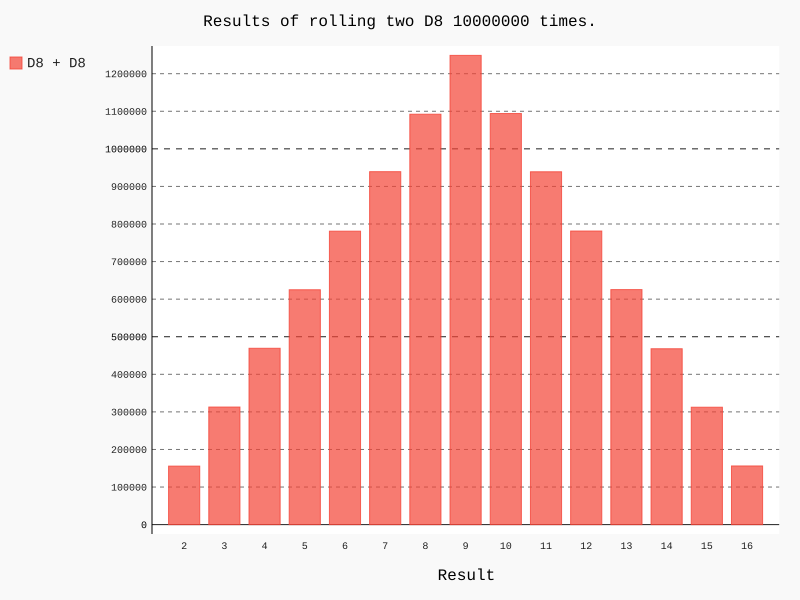

Source code (Python):
import pygal
from die import Die

# Create two D6 dice.
die_1 = Die(8)
die_2 = Die(8)

# Make some rills, and store the results in a list
results = [die_1.roll() + die_2.roll() for roll_num in range(10000000)]

# Analyse the results
max_result = die_1.num_sides + die_2.num_sides
frequencies = [results.count(value) for value in range(2, max_result+1)]

# Visualise the results.
hist = pygal.Bar()

hist.title = "Results of rolling two D8 10000000 times."
hist.x_labels = [str(x) for x in range(2, max_result+1)]
hist.x_title = "Result"
hist._y_title = "Frequency of Result"

hist.add('D8 + D8', frequencies)
hist.render_to_file('c15e7_two_d8.svg')
